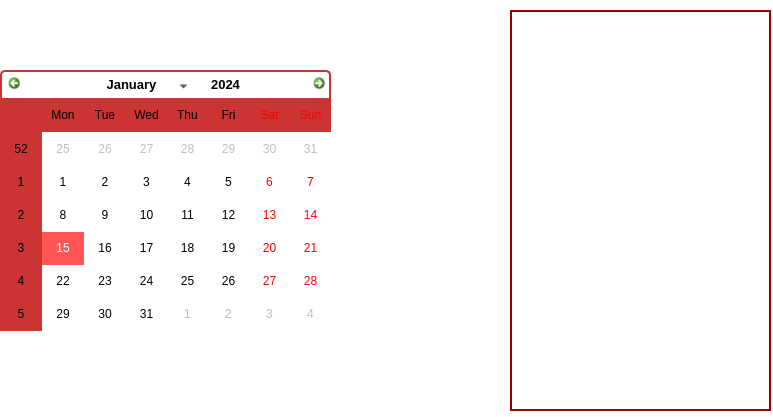
<?xml version="1.0" encoding="UTF-8"?>
<ui version="4.0">
 <class>calendrier</class>
 <widget class="QDialog" name="calendrier">
  <property name="geometry">
   <rect>
    <x>0</x>
    <y>0</y>
    <width>773</width>
    <height>417</height>
   </rect>
  </property>
  <property name="windowTitle">
   <string>Dialog</string>
  </property>
  <property name="styleSheet">
   <string notr="true">background-color: rgb(255,255,255);</string>
  </property>
  <widget class="QCalendarWidget" name="Calendrier">
   <property name="geometry">
    <rect>
     <x>0</x>
     <y>70</y>
     <width>331</width>
     <height>261</height>
    </rect>
   </property>
   <property name="styleSheet">
    <string notr="true">#Calendrier QWidget {
alternate-background-color: #CC3333;
}

#qt_calendar_navigationbar {
background-color: #ffff;
border: 2px solid #CC3333;
border-bottom: 0px;
border-top-left-radius:5px;
border-top-right-radius:5px;
color: rgb(255,255,255);}

#qt_calendar_prevmonth,
#qt_calendar_nextmonth{
border: none;
qproperty-icon: none;

min-width: 13px;
max-width:13px;
min-height:13px;
max-height:13px;

border-radius:5px;
background-color: transparent;
padding:5px;}

#qt_calendar_prevmonth{
margin-left: 3px;}

#qt_calendar_prevmonth:hover,
#qt_calendar_nextmonth:hover{
background-color:#FF5555}

#qt_calendar_prevmonth:pressed,
#qt_calendar_nextmonth:pressed{
background-color:#FF5555;}


#qt_calendar_yearbutton{
color: #000;
margin: 5px;
border-radius: 5px;
font-size: 13px;
padding: 0 10px;}

#qt_calendar_monthbutton{
width:110px;
color: #000;
font-size: 13px;
margin: 5px 0;
border-radius:5px;
padding: 0px 2px;}


QCalendarWidget QAbstractItemView:enabled{
selection-background-color: #FF5555;
}

QCalendarWidget QMenu{

selection-background-color: #FF5555;}




</string>
   </property>
  </widget>
  <widget class="QTableView" name="tableCalendrier">
   <property name="geometry">
    <rect>
     <x>510</x>
     <y>10</y>
     <width>261</width>
     <height>401</height>
    </rect>
   </property>
   <property name="styleSheet">
    <string notr="true">QTableView{
border: 2px solid;
border-color: #9B0000;
}</string>
   </property>
  </widget>
  <widget class="QLabel" name="label">
   <property name="geometry">
    <rect>
     <x>40</x>
     <y>0</y>
     <width>621</width>
     <height>441</height>
    </rect>
   </property>
   <property name="text">
    <string/>
   </property>
   <property name="pixmap">
    <pixmap resource="ressources.qrc">:/new/prefix1/gfx/5385957.png</pixmap>
   </property>
   <property name="scaledContents">
    <bool>true</bool>
   </property>
  </widget>
  <zorder>label</zorder>
  <zorder>Calendrier</zorder>
  <zorder>tableCalendrier</zorder>
 </widget>
 <resources>
  <include location="ressources.qrc"/>
 </resources>
 <connections/>
</ui>
